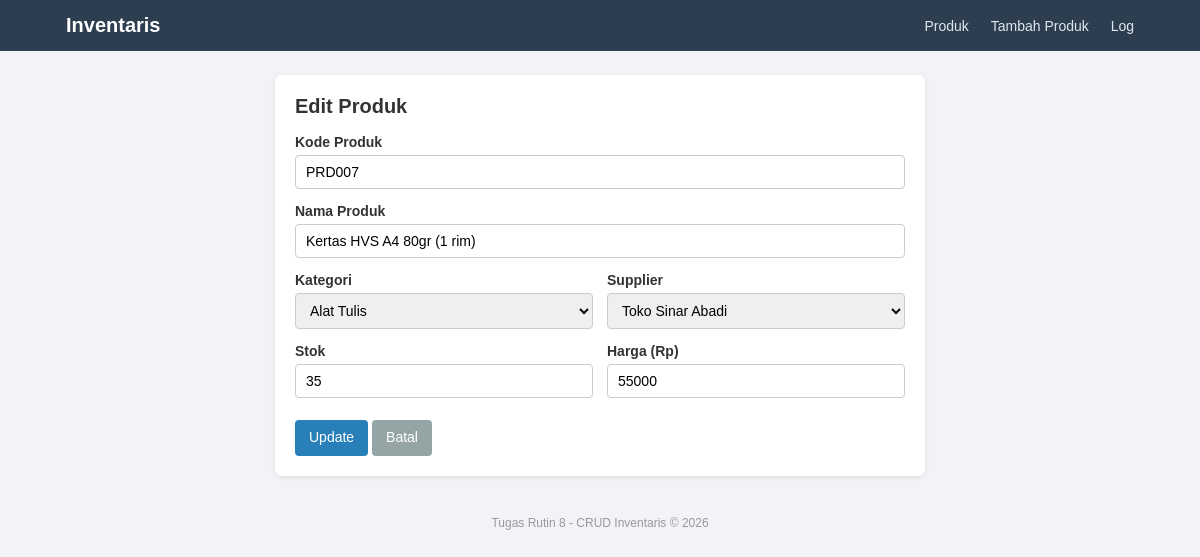
Page /update.php?id=7 on the committed database.
### tables this page shows
CREATE TABLE produk (
    id_produk INT AUTO_INCREMENT PRIMARY KEY,
    kode_produk VARCHAR(20) NOT NULL UNIQUE,
    nama_produk VARCHAR(100) NOT NULL,
    id_kategori INT NOT NULL,
    id_supplier INT NOT NULL,
    stok INT NOT NULL DEFAULT 0,
    harga DECIMAL(12,2) NOT NULL DEFAULT 0,
    created_at TIMESTAMP DEFAULT CURRENT_TIMESTAMP,
    CONSTRAINT fk_produk_kategori FOREIGN KEY (id_kategori)
        REFERENCES kategori(id_kategori) ON UPDATE CASCADE ON DELETE RESTRICT,
    CONSTRAINT fk_produk_supplier FOREIGN KEY (id_supplier)
        REFERENCES supplier(id_supplier) ON UPDATE CASCADE ON DELETE RESTRICT
);

CREATE TABLE kategori (
    id_kategori INT AUTO_INCREMENT PRIMARY KEY,
    nama_kategori VARCHAR(50) NOT NULL UNIQUE,
    deskripsi VARCHAR(255)
);

CREATE TABLE supplier (
    id_supplier INT AUTO_INCREMENT PRIMARY KEY,
    nama_supplier VARCHAR(100) NOT NULL,
    no_telp VARCHAR(20),
    alamat VARCHAR(255)
);

### update.php (the view, shortened to what this page needs)
<?php
$db = Database::getInstance()->getConnection();
$id = isset($_GET['id']) ? (int) $_GET['id'] : 0;
$stmt = $db->prepare("SELECT * FROM produk WHERE id_produk = :id");
$stmt->execute([':id' => $id]);
$produk = $stmt->fetch();
$kategori = $db->query("SELECT id_kategori, nama_kategori FROM kategori ORDER BY nama_kategori")->fetchAll();
$supplier = $db->query("SELECT id_supplier, nama_supplier FROM supplier ORDER BY nama_supplier")->fetchAll();
$data = [
    'kode_produk' => $produk['kode_produk'],
    'nama_produk' => $produk['nama_produk'],
    'id_kategori' => $produk['id_kategori'],
    'id_supplier' => $produk['id_supplier'],
    'stok' => $produk['stok'],
    'harga' => (float) $produk['harga'],
];
require_once 'includes/header.php';
?>
<div class="card card-form">
    <h2>Edit Produk</h2>
    <form method="POST">
        <div class="form-group">
            <label>Kode Produk</label>
            <input type="text" name="kode_produk" maxlength="20" value="<?= htmlspecialchars($data['kode_produk']) ?>" required>
        </div>
        <div class="form-group">
            <label>Nama Produk</label>
            <input type="text" name="nama_produk" maxlength="100" value="<?= htmlspecialchars($data['nama_produk']) ?>" required>
        </div>
        <div class="form-row">
            <div class="form-group">
                <label>Kategori</label>
                <select name="id_kategori" required>
                    <?php foreach ($kategori as $k): ?>
                        <option value="<?= (int) $k['id_kategori'] ?>" <?= $data['id_kategori'] == $k['id_kategori'] ? 'selected' : '' ?>>
                            <?= htmlspecialchars($k['nama_kategori']) ?>
                        </option>
                    <?php endforeach; ?>
                </select>
            </div>
            <div class="form-group">
                <label>Supplier</label>
                <select name="id_supplier" required>
                    <?php foreach ($supplier as $s): ?>
                        <option value="<?= (int) $s['id_supplier'] ?>" <?= $data['id_supplier'] == $s['id_supplier'] ? 'selected' : '' ?>>
                            <?= htmlspecialchars($s['nama_supplier']) ?>
                        </option>
                    <?php endforeach; ?>
                </select>
            </div>
        </div>
        <div class="form-row">
            <div class="form-group">
                <label>Stok</label>
                <input type="number" name="stok" min="0" value="<?= htmlspecialchars($data['stok']) ?>" required>
            </div>
            <div class="form-group">
                <label>Harga (Rp)</label>
                <input type="number" name="harga" min="0" step="any" value="<?= htmlspecialchars($data['harga']) ?>" required>
            </div>
        </div>
        <div class="form-aksi">
            <button type="submit" class="btn btn-primary">Update</button>
            <a href="index.php" class="btn btn-secondary">Batal</a>
        </div>
    </form>
</div>
<?php require_once 'includes/footer.php'; ?>

### style.css (style rules this page uses)
* { margin: 0; padding: 0; box-sizing: border-box; }
body { font-family: Arial, Helvetica, sans-serif; background: #f1f3f6; color: #333; font-size: 14px; }
.card { background: #fff; border-radius: 6px; padding: 20px; box-shadow: 0 1px 4px rgba(0, 0, 0, 0.1); margin-bottom: 20px; }
.card-form { max-width: 650px; margin: 0 auto 20px; }
.card h2 { font-size: 20px; margin-bottom: 16px; }
.btn { display: inline-block; padding: 8px 14px; border: none; border-radius: 4px; background: #7f8c8d; color: #fff; text-decoration: none; cursor: pointer; font-size: 14px; font-family: inherit; line-height: 1.4; }
.btn-primary { background: #2980b9; }
.btn-secondary { background: #95a5a6; }
.form-group { margin-bottom: 14px; flex: 1; }
.form-group label { display: block; margin-bottom: 5px; font-weight: bold; }
.form-group input, .form-group select { width: 100%; padding: 8px 10px; border: 1px solid #ccc; border-radius: 4px; font-size: 14px; }
.form-row { display: flex; gap: 14px; }
.form-aksi { margin-top: 8px; }

### rows in the picture
produk: kode_produk "PRD007", nama_produk "Kertas HVS A4 80gr (1 rim)", id_kategori "Alat Tulis", id_supplier "Toko Sinar Abadi", stok "35", harga "55000"
